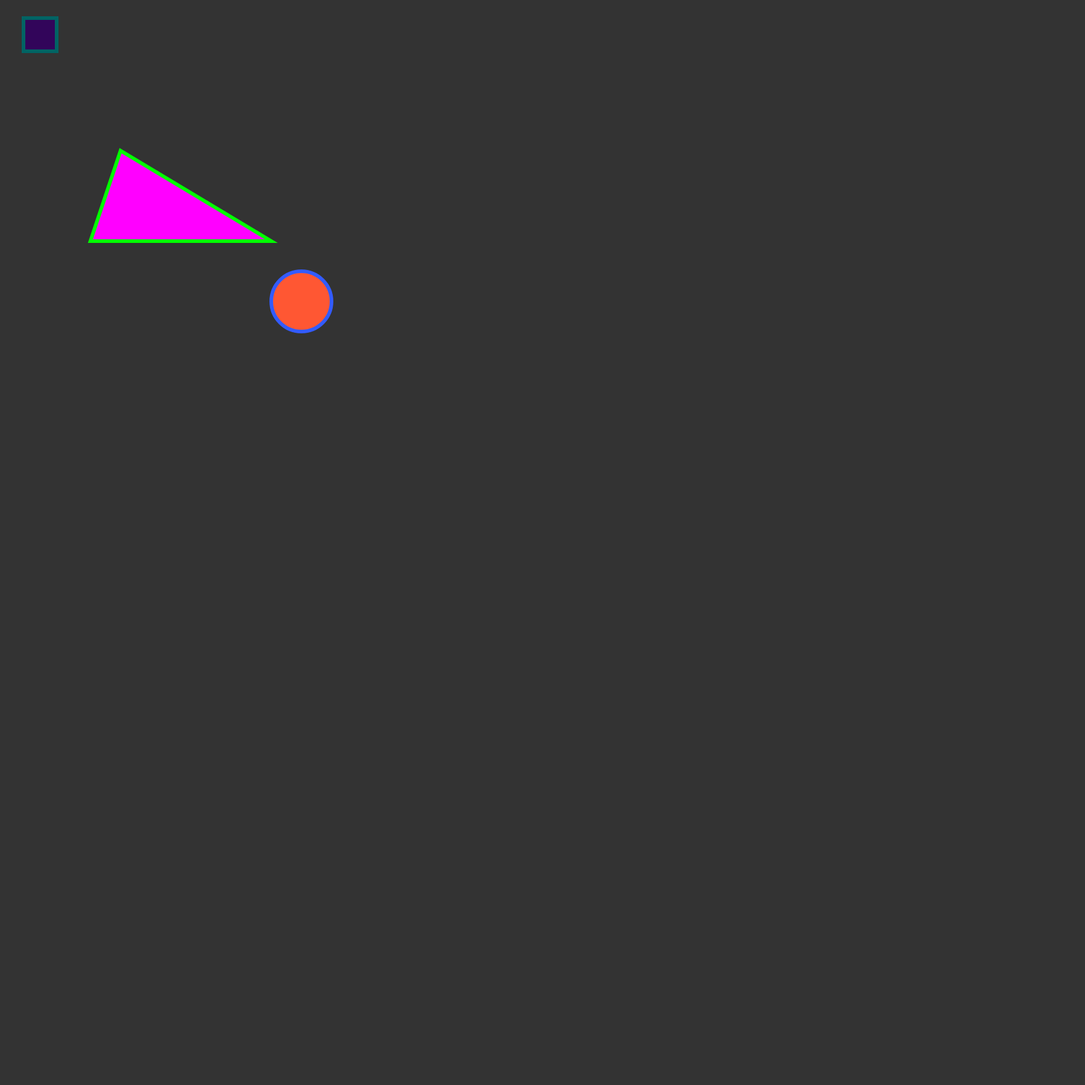
Frame 1 (no input)
Frame 60 (no input): identical to frame 1, image omitted
Frame 120 (the mouse pressed at the canvas centre since frame 60): identical to frame 1, image omitted

The p5.js sketch that drew this single still picture (run headless with seeded random() and noise() and a simulated clock; from frame 60 on, the mouse is pressed at the canvas centre):

// p5.js sketch
// ── sketch.js
/*Basic Colors
by Kayla Serpa; based off of Dawn Hayes work Basic P5 Sketch
*/


function setup() {
  createCanvas(1800, 1800);
}

function draw() {
  background(51); //sets background color
  fill ( 255,87,51); // sets the fill color of the circle
  stroke ( 51,91,255);//sets the stroke color
  strokeWeight (6);//sets how thick the stroke line is for all three shapes
  ellipse(500, 500, 100, 100); //shape 
  fill (50,5,90); // sets the fill color for the rectangle below
  stroke (0,100,100)// sets the stroke color or outline color
  rect(39, 30, 55, 55);//shape
  fill (255,0,255)// sets the color for the triangle
  stroke (0,255,0)// setts the outline color
  triangle(200, 250, 150, 400, 450, 400);//shape

}
